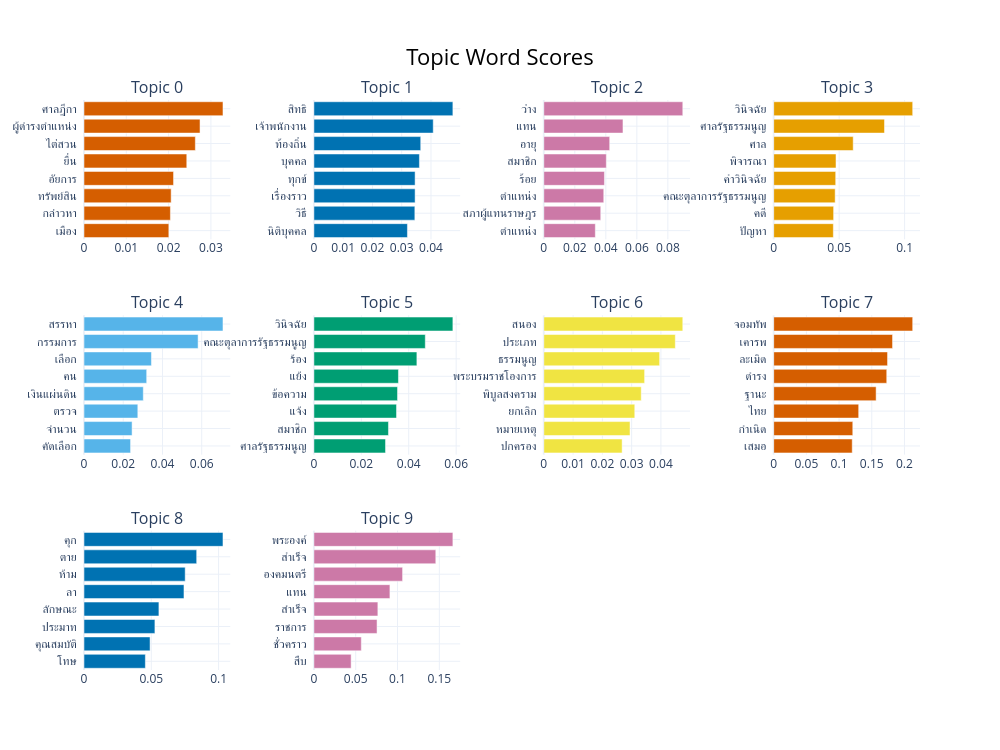

This figure's notebook cell:
### Code cell
topic_model.visualize_barchart(top_n_topics=10, n_words=8)

### Figure 1 — Plotly figure (JSON) as saved in the notebook; plotly's stock layout.template omitted (floating-point values rounded to 4 significant figures)
{"data": [{"marker": {"color": "#D55E00"}, "orientation": "h", "type": "bar", "x": [0.02005, 0.02042, 0.0206, 0.02116, 0.02429, 0.02631, 0.02742, 0.03285], "xaxis": "x", "y": ["เมือง  ", "กล่าวหา  ", "ทรัพย์สิน  ", "อัยการ  ", "ยื่น  ", "ไต่สวน  ", "ผู้ดํารงตําแหน่ง  ", "ศาลฎีกา  "], "yaxis": "y"}, {"marker": {"color": "#0072B2"}, "orientation": "h", "type": "bar", "x": [0.03195, 0.03449, 0.03457, 0.03457, 0.03605, 0.03649, 0.04077, 0.04748], "xaxis": "x2", "y": ["นิติบุคคล  ", "วิธี  ", "เรื่องราว  ", "ทุกข์  ", "บุคคล  ", "ท้องถิ่น  ", "เจ้าพนักงาน  ", "สิทธิ  "], "yaxis": "y2"}, {"marker": {"color": "#CC79A7"}, "orientation": "h", "type": "bar", "x": [0.03322, 0.03671, 0.03866, 0.03909, 0.04031, 0.04248, 0.05105, 0.08962], "xaxis": "x3", "y": ["ตําแหน่ง  ", "สภาผู้แทนราษฎร  ", "ตำแหน่ง  ", "ร้อย  ", "สมาชิก  ", "อายุ  ", "แทน  ", "ว่าง  "], "yaxis": "y3"}, {"marker": {"color": "#E69F00"}, "orientation": "h", "type": "bar", "x": [0.04556, 0.04577, 0.04695, 0.04736, 0.0476, 0.06073, 0.08463, 0.1062], "xaxis": "x4", "y": ["ปัญหา  ", "คดี  ", "คณะตุลาการรัฐธรรมนูญ  ", "คําวินิจฉัย  ", "พิจารณา  ", "ศาล  ", "ศาลรัฐธรรมนูญ  ", "วินิจฉัย  "], "yaxis": "y4"}, {"marker": {"color": "#56B4E9"}, "orientation": "h", "type": "bar", "x": [0.02374, 0.02451, 0.02743, 0.03022, 0.03195, 0.03437, 0.05816, 0.07084], "xaxis": "x5", "y": ["คัดเลือก  ", "จํานวน  ", "ตรวจ  ", "เงินแผ่นดิน  ", "คน  ", "เลือก  ", "กรรมการ  ", "สรรหา  "], "yaxis": "y5"}, {"marker": {"color": "#009E73"}, "orientation": "h", "type": "bar", "x": [0.03021, 0.03145, 0.03485, 0.03528, 0.03566, 0.04344, 0.04698, 0.05862], "xaxis": "x6", "y": ["ศาลรัฐธรรมนูญ  ", "สมาชิก  ", "แจ้ง  ", "ข้อความ  ", "แย้ง  ", "ร้อง  ", "คณะตุลาการรัฐธรรมนูญ  ", "วินิจฉัย  "], "yaxis": "y6"}, {"marker": {"color": "#F0E442"}, "orientation": "h", "type": "bar", "x": [0.02675, 0.02944, 0.03107, 0.03327, 0.03443, 0.03955, 0.04491, 0.04746], "xaxis": "x7", "y": ["ปกครอง  ", "หมายเหตุ  ", "ยกเลิก  ", "พิบูลสงคราม  ", "พระบรมราชโองการ  ", "ธรรมนูญ  ", "ประเภท  ", "สนอง  "], "yaxis": "y7"}, {"marker": {"color": "#D55E00"}, "orientation": "h", "type": "bar", "x": [0.1201, 0.121, 0.13, 0.1567, 0.1729, 0.1741, 0.1818, 0.2126], "xaxis": "x8", "y": ["เสมอ  ", "กำเนิด  ", "ไทย  ", "ฐานะ  ", "ดำรง  ", "ละเมิด  ", "เคารพ  ", "จอมทัพ  "], "yaxis": "y8"}, {"marker": {"color": "#0072B2"}, "orientation": "h", "type": "bar", "x": [0.04559, 0.04909, 0.05269, 0.05566, 0.07428, 0.07518, 0.08372, 0.1033], "xaxis": "x9", "y": ["โทษ  ", "คุณสมบัติ  ", "ประมาท  ", "ลักษณะ  ", "ลา  ", "ห้าม  ", "ตาย  ", "คุก  "], "yaxis": "y9"}, {"marker": {"color": "#CC79A7"}, "orientation": "h", "type": "bar", "x": [0.04452, 0.0567, 0.07552, 0.07649, 0.09092, 0.1061, 0.1458, 0.1662], "xaxis": "x10", "y": ["สืบ  ", "ชั่วคราว  ", "ราชการ  ", "สําเร็จ  ", "แทน  ", "องคมนตรี  ", "สำเร็จ  ", "พระองค์  "], "yaxis": "y10"}], "layout": {"annotations": [{"font": {"size": 16}, "showarrow": false, "text": "Topic 0", "x": 0.0875, "xanchor": "center", "xref": "paper", "y": 1, "yanchor": "bottom", "yref": "paper"}, {"font": {"size": 16}, "showarrow": false, "text": "Topic 1", "x": 0.3625, "xanchor": "center", "xref": "paper", "y": 1, "yanchor": "bottom", "yref": "paper"}, {"font": {"size": 16}, "showarrow": false, "text": "Topic 2", "x": 0.6375, "xanchor": "center", "xref": "paper", "y": 1, "yanchor": "bottom", "yref": "paper"}, {"font": {"size": 16}, "showarrow": false, "text": "Topic 3", "x": 0.9125, "xanchor": "center", "xref": "paper", "y": 1, "yanchor": "bottom", "yref": "paper"}, {"font": {"size": 16}, "showarrow": false, "text": "Topic 4", "x": 0.0875, "xanchor": "center", "xref": "paper", "y": 0.6222, "yanchor": "bottom", "yref": "paper"}, {"font": {"size": 16}, "showarrow": false, "text": "Topic 5", "x": 0.3625, "xanchor": "center", "xref": "paper", "y": 0.6222, "yanchor": "bottom", "yref": "paper"}, {"font": {"size": 16}, "showarrow": false, "text": "Topic 6", "x": 0.6375, "xanchor": "center", "xref": "paper", "y": 0.6222, "yanchor": "bottom", "yref": "paper"}, {"font": {"size": 16}, "showarrow": false, "text": "Topic 7", "x": 0.9125, "xanchor": "center", "xref": "paper", "y": 0.6222, "yanchor": "bottom", "yref": "paper"}, {"font": {"size": 16}, "showarrow": false, "text": "Topic 8", "x": 0.0875, "xanchor": "center", "xref": "paper", "y": 0.2444, "yanchor": "bottom", "yref": "paper"}, {"font": {"size": 16}, "showarrow": false, "text": "Topic 9", "x": 0.3625, "xanchor": "center", "xref": "paper", "y": 0.2444, "yanchor": "bottom", "yref": "paper"}], "height": 750, "hoverlabel": {"bgcolor": "white", "font": {"family": "Rockwell", "size": 16}}, "showlegend": false, "title": {"font": {"color": "Black", "size": 22}, "text": "Topic Word Scores", "x": 0.5, "xanchor": "center", "yanchor": "top"}, "width": 1000, "xaxis": {"anchor": "y", "domain": [0, 0.175], "showgrid": true}, "xaxis10": {"anchor": "y10", "domain": [0.275, 0.45], "showgrid": true}, "xaxis11": {"anchor": "y11", "domain": [0.55, 0.725], "showgrid": true}, "xaxis12": {"anchor": "y12", "domain": [0.825, 1], "showgrid": true}, "xaxis2": {"anchor": "y2", "domain": [0.275, 0.45], "showgrid": true}, "xaxis3": {"anchor": "y3", "domain": [0.55, 0.725], "showgrid": true}, "xaxis4": {"anchor": "y4", "domain": [0.825, 1], "showgrid": true}, "xaxis5": {"anchor": "y5", "domain": [0, 0.175], "showgrid": true}, "xaxis6": {"anchor": "y6", "domain": [0.275, 0.45], "showgrid": true}, "xaxis7": {"anchor": "y7", "domain": [0.55, 0.725], "showgrid": true}, "xaxis8": {"anchor": "y8", "domain": [0.825, 1], "showgrid": true}, "xaxis9": {"anchor": "y9", "domain": [0, 0.175], "showgrid": true}, "yaxis": {"anchor": "x", "domain": [0.7556, 1], "showgrid": true}, "yaxis10": {"anchor": "x10", "domain": [0, 0.2444], "showgrid": true}, "yaxis11": {"anchor": "x11", "domain": [0, 0.2444], "showgrid": true}, "yaxis12": {"anchor": "x12", "domain": [0, 0.2444], "showgrid": true}, "yaxis2": {"anchor": "x2", "domain": [0.7556, 1], "showgrid": true}, "yaxis3": {"anchor": "x3", "domain": [0.7556, 1], "showgrid": true}, "yaxis4": {"anchor": "x4", "domain": [0.7556, 1], "showgrid": true}, "yaxis5": {"anchor": "x5", "domain": [0.3778, 0.6222], "showgrid": true}, "yaxis6": {"anchor": "x6", "domain": [0.3778, 0.6222], "showgrid": true}, "yaxis7": {"anchor": "x7", "domain": [0.3778, 0.6222], "showgrid": true}, "yaxis8": {"anchor": "x8", "domain": [0.3778, 0.6222], "showgrid": true}, "yaxis9": {"anchor": "x9", "domain": [0, 0.2444], "showgrid": true}}}
